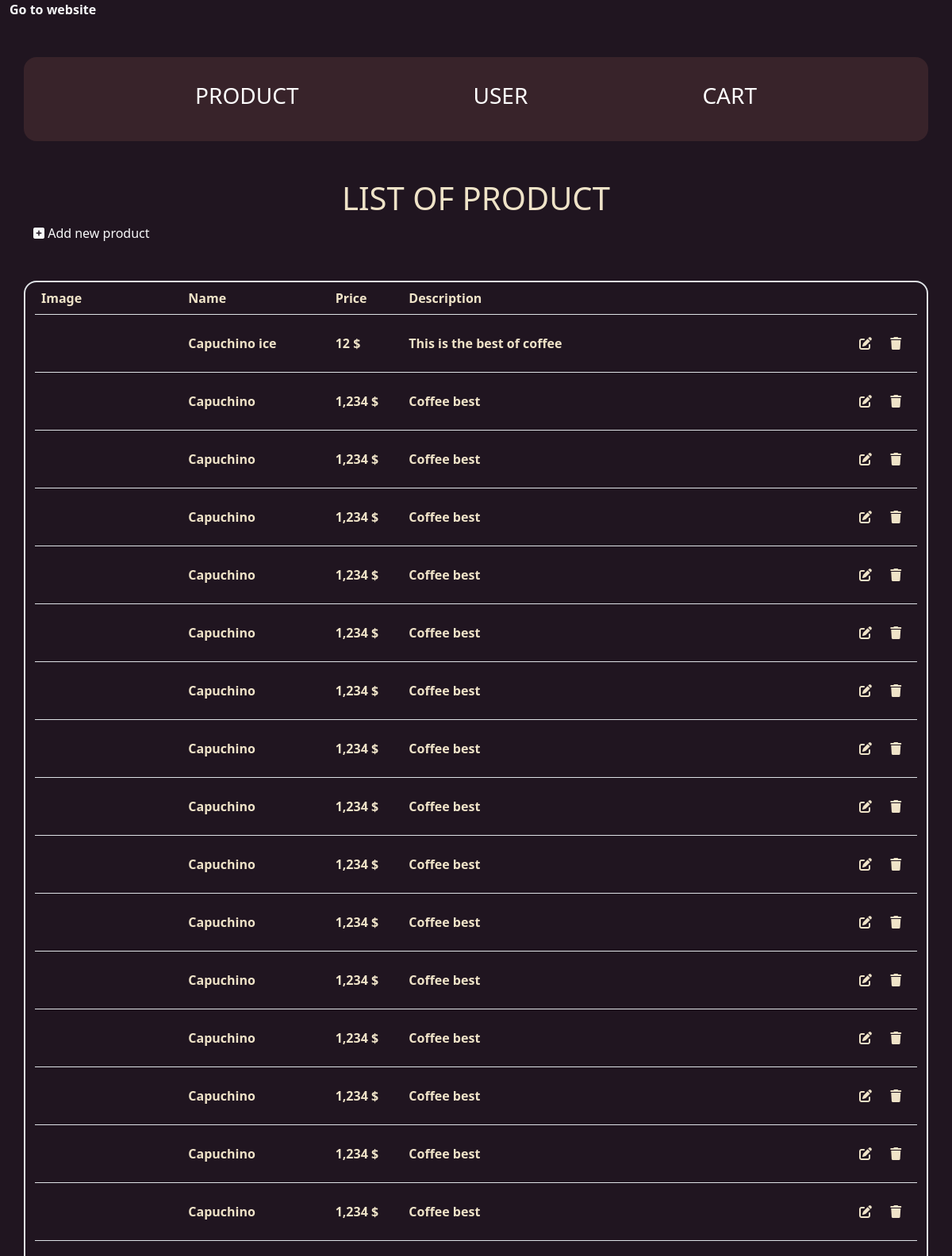
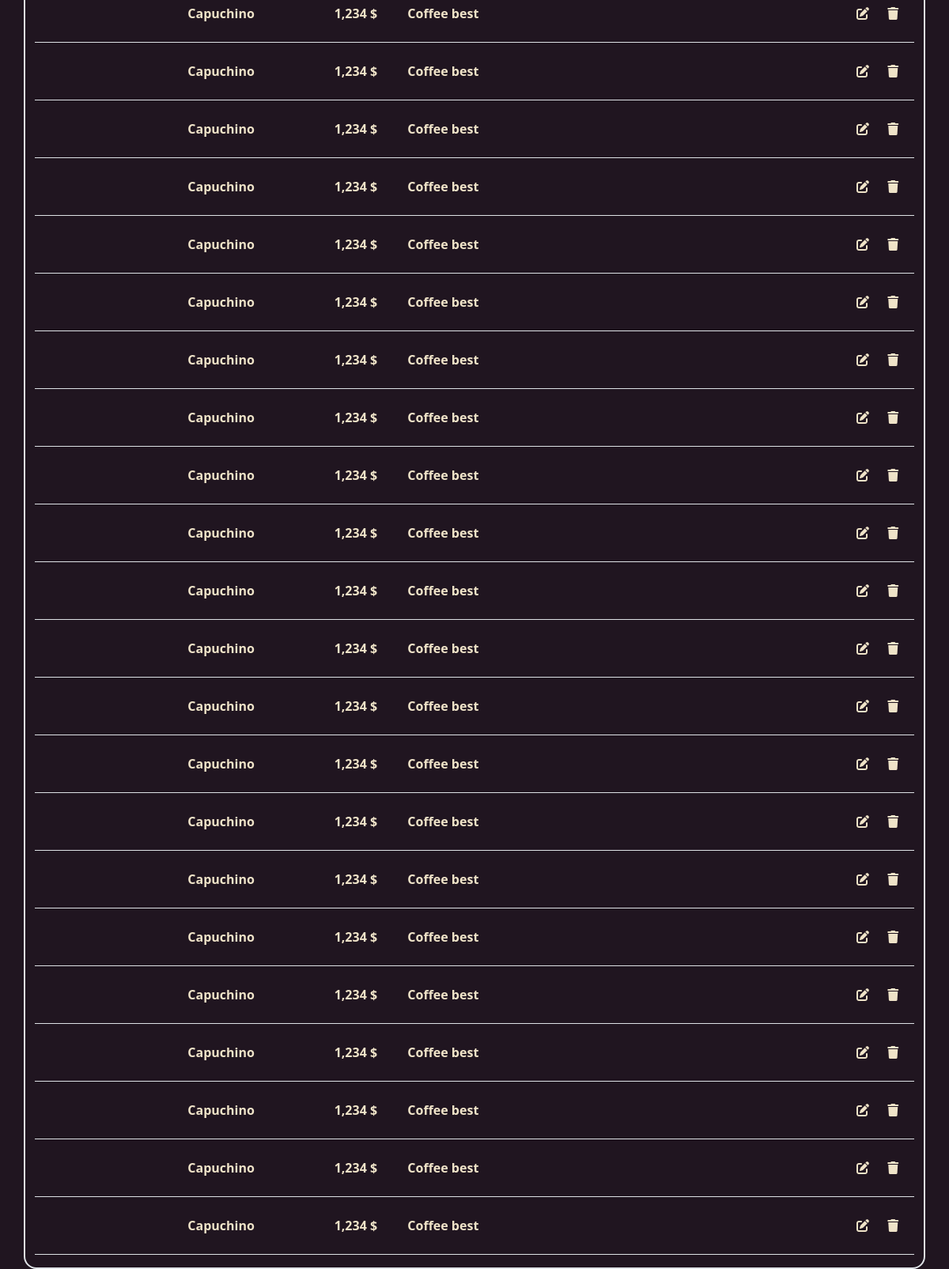
/manage_cart.php (signed in), run on the app's committed database (2 pictures, top to bottom).
### tables this page shows
CREATE TABLE `product` (
  `id` int NOT NULL,
  `name` varchar(100) DEFAULT NULL,
  `price` double DEFAULT NULL,
  `description` text,
  `id_cate` int DEFAULT NULL,
  `image` text
);

### database/DatabaseHandler.php (called while the page is built, shortened)
<?php
class DatabaseHandler
{
    private function getConn()
    {
        try {
            $hostname = "localhost";
            $dbname = "coffeshop";
            $user = "vanky";
            $password = "vanky";
            $dsn = "mysql:host=$hostname;dbname=$dbname;charset=UTF8";
            return new PDO($dsn, $user, $password);
        } catch (PDOException $ec) {
            echo $ec->getMessage();
            exit;
        }
    }
    public function Products()
    {
        $connection = DatabaseHandler::getConn();
        $query = "select * from product";
        $statement =  $connection->prepare($query);
        if ($statement->execute()) {
            $statement->setFetchMode(PDO::FETCH_CLASS, 'Product');
        } else {
            $err = $statement->errorInfo();
            var_dump($err);
        }
        return $statement->fetchAll();
    }
}

### manage_cart.php (the view, shortened to what this page needs)
<?php
require('database\DatabaseHandler.php');
$db = new DatabaseHandler();
$products = $db->Products();
?>
<!DOCTYPE html>
<html lang="en">
<head>
    <link rel="stylesheet" href="./css/style.css">
    <link rel="stylesheet" href="./css/bootstrap.css">
    <link rel="stylesheet" href="./css/style.css">
    <link rel="stylesheet" href="https://cdnjs.cloudflare.com/ajax/libs/font-awesome/6.4.0/css/all.min.css" />
</head>
<body>
    <div class="container-fluid">
        <a href="index.php" class=" link-light fw-bold text-decoration-none">Go to website</a>
    </div>
    <nav class="container py-4 mt-5 rounded rounded-4" style="background-color: #38232a;">
        <ul class="navbar-expand  d-flex justify-content-evenly nav-bar nav">
            <li class="nav-item">
                <a class="nav-link text-uppercase" href="manage_product.php">
                    <h3>Product</h3>
                </a>
            </li>
            <li class="nav-item text-uppercase">
                <a class="nav-link" href="manage_user.php">
                    <h3>User</h3>
                </a>
            </li>
            <li class="nav-item text-uppercase">
                <a class="nav-link" href="manage_cart.php">
                    <h3>Cart</h3>
                </a>
            </li>
        </ul>
    </nav>
    <div class="container mt-5">
        <h1 class="text-center">LIST OF PRODUCT</h1>
        <a href="#" data-bs-toggle="modal" data-bs-target="#AddNewProduct" class="text-tan link-light text-decoration-none"><i class="fa fa-plus-square"></i> Add new product</a>
    </div>
    <div class="table-responsive container border border-2 rounded rounded-4 mt-5">
        <table class="table text-tan">
            <thead>
                <tr>
                    <th class="col-2">Image</th>
                    <th class="col-2">Name</th>
                    <th class="col-1">Price</th>
                    <th>Description</th>
                    <th class="col-1"></th>
                </tr>
            </thead>
            <tbody style="vertical-align: middle;" class="fw-bold">
                <?php foreach ($products as $product) : ?>
                    <tr>
                        <td class="p-4">
                        </td>
                        <td><?= $product->name ?></td>
                        <td><?= number_format($product->price, 0, '.', ','); ?> $</td>
                        <td><?= $product->description ?></td>
                        <td>
                            <div class="d-flex justify-content-around">
                                <a href="#" data-bs-toggle="modal" data-bs-target="#Edit_<?= $product->id ?>"><i class="fa fa-edit text-tan"></i></a>
                                <a href="#" data-bs-toggle="modal" data-bs-target="#DeleteConfirm_<?= $product->id ?>"><i class="fa fa-trash text-tan"></i></a>
                            </div>
                        </td>
                    </tr>
                <?php endforeach; ?>
            </tbody>
        </table>
    </div>
</body>
</html>

### css/style.css (style rules this page uses)
:root { --dark-purple-primary: #201520; --dark-purple-secondary: #362c36; --light-purple-secondary: #463d46; --dark-purple-third: #171017; --light-purple-primary: #38232a; --color-tan: #efe3c8; --color-dark-gray: #463d46; }
body { background-color: var(--dark-purple-primary) !important; color: var(--color-tan) !important; }
.nav-item .nav-link { color: white; }
.text-tan { color: var(--color-tan); }

### data on the page
product: name "Capuchino ice", price "12", description "This is the best of coffee"
product: name "Capuchino", price "1,234", description "Coffee best"
product: name "Capuchino", price "1,234", description "Coffee best"
product: name "Capuchino", price "1,234", description "Coffee best"
product: name "Capuchino", price "1,234", description "Coffee best"
product: name "Capuchino", price "1,234", description "Coffee best"
product: name "Capuchino", price "1,234", description "Coffee best"
product: name "Capuchino", price "1,234", description "Coffee best"
product: name "Capuchino", price "1,234", description "Coffee best"
product: name "Capuchino", price "1,234", description "Coffee best"
product: name "Capuchino", price "1,234", description "Coffee best"
product: name "Capuchino", price "1,234", description "Coffee best"
product: name "Capuchino", price "1,234", description "Coffee best"
product: name "Capuchino", price "1,234", description "Coffee best"
product: name "Capuchino", price "1,234", description "Coffee best"
product: name "Capuchino", price "1,234", description "Coffee best"
product: name "Capuchino", price "1,234", description "Coffee best"
product: name "Capuchino", price "1,234", description "Coffee best"
product: name "Capuchino", price "1,234", description "Coffee best"
product: name "Capuchino", price "1,234", description "Coffee best"
product: name "Capuchino", price "1,234", description "Coffee best"
product: name "Capuchino", price "1,234", description "Coffee best"
product: name "Capuchino", price "1,234", description "Coffee best"
product: name "Capuchino", price "1,234", description "Coffee best"
product: name "Capuchino", price "1,234", description "Coffee best"
product: name "Capuchino", price "1,234", description "Coffee best"
product: name "Capuchino", price "1,234", description "Coffee best"
product: name "Capuchino", price "1,234", description "Coffee best"
product: name "Capuchino", price "1,234", description "Coffee best"
product: name "Capuchino", price "1,234", description "Coffee best"
product: name "Capuchino", price "1,234", description "Coffee best"
product: name "Capuchino", price "1,234", description "Coffee best"
product: name "Capuchino", price "1,234", description "Coffee best"
product: name "Capuchino", price "1,234", description "Coffee best"
product: name "Capuchino", price "1,234", description "Coffee best"
product: name "Capuchino", price "1,234", description "Coffee best"
product: name "Capuchino", price "1,234", description "Coffee best"
product: name "Capuchino", price "1,234", description "Coffee best"
